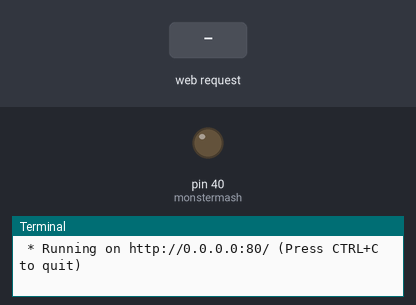
Bench run of a program on a simulated Raspberry Pi (header pin numbers). On the bench: output pins drawn as LEDs (lit = HIGH), the last lines printed to the terminal. Inputs (shaded band) come from the test bench. The clock reads 2024-03-15 10:24:30 at power-on unless the program sets it.

Above: at 1.2 s.
1.3 s: HTTP request for / received
2.8 s: HTTP request for /skeletonman/ received
At 8.7 s:
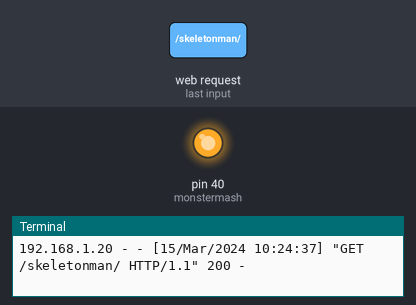
Timing chart, 0 to 10.2 s (numbered marks = the images above; inputs shaded):
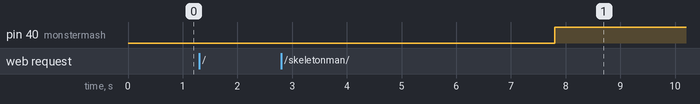

The program:

halloween.py
```python
import RPi.GPIO as GPIO
import time
from flask import Flask, render_template, request
app = Flask(__name__)
skeletonman = 40
monstermash = [40]
GPIO.setmode(GPIO.BOARD)
@app.route("/")
def index():
    return render_template('index.html')
@app.route("/<deviceName>/")
def action(deviceName):
    if deviceName != 'monstermash':
        if deviceName == 'skeletonman':
            relay = skeletonman
            GPIO.setmode(GPIO.BOARD)
            GPIO.setup(relay, GPIO.OUT)
            GPIO.output(relay, GPIO.LOW)
            time.sleep(5)
            GPIO.output(relay, GPIO.HIGH)
    else:
        relay = monstermash
        for x in relay:
            GPIO.setmode(GPIO.BOARD)
            GPIO.setup(x, GPIO.OUT)
            GPIO.output(x, GPIO.LOW)
        time.sleep(5)
        for x in relay:
            GPIO.output(x, GPIO.HIGH)
    return render_template('index.html')
if __name__ == "__main__":
    app.run(host='0.0.0.0', port=80, debug=True)
```

Measured:
- after the input at 2.8 s, pin 40 (monstermash): LOW → HIGH after 5.0 s
